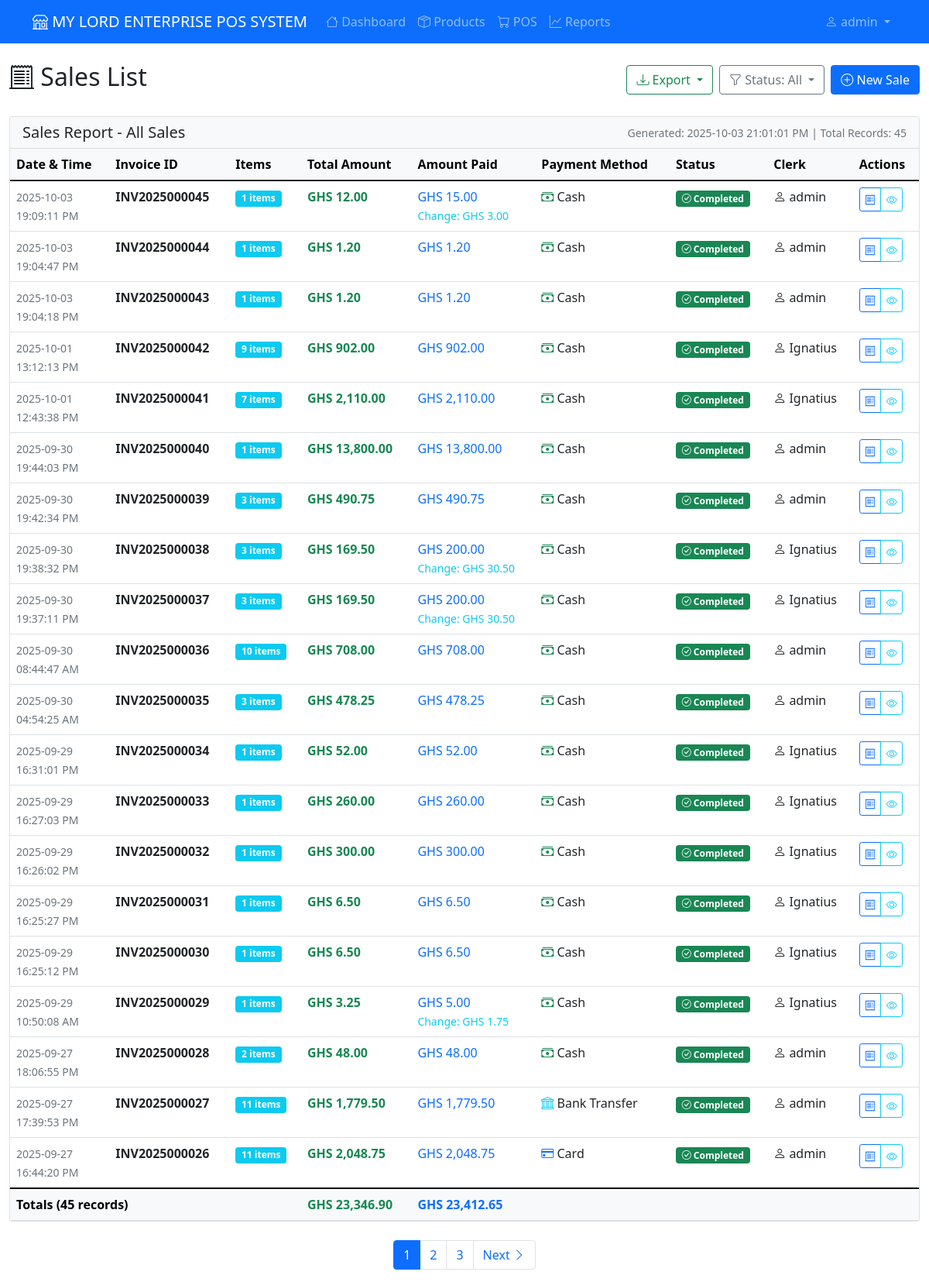
The page /pos/list-sales (signed in) on the database its author committed.
### app/models.py (models this page shows, shortened)
class User(UserMixin, db.Model):
    id = db.Column(db.Integer, primary_key=True)
    username = db.Column(db.String(80), unique=True, nullable=False)
    password_hash = db.Column(db.String(120), nullable=False)
    role = db.Column(db.String(20), nullable=False, default='cashier')  # admin, manager, cashier
    created_at = db.Column(db.DateTime, default=datetime.utcnow)
    is_active = db.Column(db.Boolean, default=True, nullable=False)
    is_temporary_password = db.Column(db.Boolean, default=False, nullable=False)
    password_reset_token = db.Column(db.String(100), nullable=True)
    password_reset_expires = db.Column(db.DateTime, nullable=True)
    must_change_password = db.Column(db.Boolean, default=False, nullable=False)
    last_password_change = db.Column(db.DateTime, nullable=True)
    sales = db.relationship('Sale', backref='clerk', lazy=True)
    expenses = db.relationship('Expense', backref='user', lazy=True)
    def needs_password_change(self):
        return self.must_change_password or self.is_temporary_password
    def is_admin(self):
        return self.role == 'admin'
    def is_manager(self):
        return self.role in ['admin', 'manager']

class Sale(db.Model):
    id = db.Column(db.Integer, primary_key=True)
    invoice_number = db.Column(db.String(20), unique=True, nullable=False)
    clerk_id = db.Column(db.Integer, db.ForeignKey('user.id'), nullable=False)
    total_amount = db.Column(db.Numeric(10, 2), nullable=False)
    total_profit = db.Column(db.Numeric(10, 2), nullable=False, default=0.00)
    payment_method = db.Column(db.String(20), nullable=False, default='cash')
    amount_paid = db.Column(db.Numeric(10, 2), nullable=False, default=0.00)
    change_given = db.Column(db.Numeric(10, 2), nullable=False, default=0.00)
    status = db.Column(db.String(20), nullable=False, server_default='completed')
    created_at = db.Column(db.DateTime, default=datetime.utcnow)
    updated_at = db.Column(db.DateTime, default=datetime.utcnow, onupdate=datetime.utcnow)
    sale_items = db.relationship('SaleItem', backref='sale', lazy=True, cascade='all, delete-orphan')

### app/pos.py (the view)
@bp.route('/list-sales')
@login_required
def list_sales():
    page = request.args.get('page', 1, type=int)
    status_filter = request.args.get('status', 'all')
    query = Sale.query
    if current_user.role == 'clerk':
        query = query.filter(Sale.clerk_id == current_user.id)
    if status_filter != 'all':
        query = query.filter(Sale.status == status_filter)
    sales = query.order_by(Sale.created_at.desc()).paginate(
        page=page, per_page=20, error_out=False
    )
    return render_template(
        'pos/sales_list.html',
        sales=sales,
        status_filter=status_filter,
        current_time=datetime.now()
    )

### app/models.py (called while the page is built)
    @property
    def line_total(self):
        return float(self.quantity * self.price_at_sale)

    @property
    def unit_display(self):
        unit_map = {
            'full': 'Full Pack',
            'half': 'Half Pack',
            'quarter': 'Quarter Pack',
            'unit': 'Retail Unit'
        }
        return unit_map.get(self.unit_type, 'Full Pack')

### app/templates/pos/sales_list.html (shortened to what this page needs)
{% extends "base.html" %}
{% block content %}
<div class="row">
    <div class="col-12">
        <div class="d-flex justify-content-between align-items-center mb-4">
            <h2><i class="bi bi-receipt-cutoff"></i> Sales List</h2>
            <div class="d-flex gap-2">
                <div class="dropdown">
                    <button class="btn btn-outline-success dropdown-toggle" type="button" data-bs-toggle="dropdown">
                        <i class="bi bi-download"></i> Export
                    </button>
                </div>
                <div class="dropdown">
                    <button class="btn btn-outline-secondary dropdown-toggle" type="button" data-bs-toggle="dropdown">
                        <i class="bi bi-funnel"></i>
                        Status: {{ status_filter.title() if status_filter != 'all' else 'All' }}
                    </button>
                </div>
                <a href="{{ url_for('pos.pos_page') }}" class="btn btn-primary">
                    <i class="bi bi-plus-circle"></i> New Sale
                </a>
            </div>
        </div>
        {% if sales.items %}
        <div class="card" id="salesTableCard">
            <div class="card-header bg-light d-print-block">
                <div class="d-flex justify-content-between align-items-center">
                    <h5 class="mb-0">Sales Report - {{ status_filter.title() if status_filter != 'all' else 'All Sales' }}</h5>
                    <small class="text-muted d-print-block">
                        Generated: {{ current_time.strftime('%Y-%m-%d %H:%M:%S %p') if current_time else '' }}
                        | Total Records: {{ sales.total }}
                    </small>
                </div>
            </div>
            <div class="card-body p-0">
                <div class="table-responsive">
                    <table class="table table-hover mb-0" id="salesTable">
                        <thead class="table-light">
                            <tr>
                                <th>Date & Time</th>
                                <th>Invoice ID</th>
                                <th>Items</th>
                                <th>Total Amount</th>
                                <th>Amount Paid</th>
                                <th>Payment Method</th>
                                <th>Status</th>
                                <th>Clerk</th>
                                <th class="d-print-none">Actions</th>
                            </tr>
                        </thead>
                        <tbody>
                            {% for sale in sales.items %}
                            <tr>
                                <td>
                                    <small class="text-muted">
                                        {{ sale.created_at.strftime('%Y-%m-%d') }}<br>
                                        {{ sale.created_at.strftime('%H:%M:%S %p') }}
                                    </small>
                                </td>
                                <td>
                                    <strong>{{ sale.invoice_number }}</strong>
                                </td>
                                <td>
                                    <span class="badge bg-info">{{ sale.sale_items|length }} items</span>
                                </td>
                                <td>
                                    <strong class="text-success">GHS {{ sale.total_amount|currency }}</strong>
                                </td>
                                <td>
                                    <span class="text-primary">GHS {{ sale.amount_paid|currency }}</span>
                                    {% if sale.change_given > 0 %}
                                        <br><small class="text-info">Change: GHS {{ sale.change_given|currency }}</small>
                                    {% endif %}
                                </td>
                                <td>
                                    {% if sale.payment_method == 'cash' %}
                                        <i class="bi bi-cash-stack text-success"></i> Cash
                                    {% elif sale.payment_method == 'card' %}
                                        <i class="bi bi-credit-card text-primary"></i> Card
                                    {% elif sale.payment_method == 'mobile_money' %}
                                        <i class="bi bi-phone text-warning"></i> Mobile Money
                                    {% elif sale.payment_method == 'bank_transfer' %}
                                        <i class="bi bi-bank text-info"></i> Bank Transfer
                                    {% else %}
                                        <i class="bi bi-question-circle"></i> {{ sale.payment_method.title() }}
                                    {% endif %}
                                </td>
                                <td>
                                    {% if sale.status == 'completed' %}
                                        <span class="badge bg-success">
                                            <i class="bi bi-check-circle"></i> Completed
                                        </span>
                                    {% elif sale.status == 'pending' %}
                                        <span class="badge bg-warning text-dark">
                                            <i class="bi bi-clock"></i> Pending
                                        </span>
                                    {% elif sale.status == 'cancelled' %}
                                        <span class="badge bg-danger">
                                            <i class="bi bi-x-circle"></i> Cancelled
                                        </span>
                                    {% endif %}
                                </td>
                                <td>
                                    <i class="bi bi-person"></i> {{ sale.clerk.username }}
                                </td>
                                <td class="d-print-none">
                                    <div class="btn-group btn-group-sm" role="group">
                                        <a href="{{ url_for('pos.receipt', sale_id=sale.id) }}"
                                           class="btn btn-outline-primary" title="View Receipt">
                                            <i class="bi bi-receipt"></i>
                                        </a>
                                        <button type="button" class="btn btn-outline-info"
                                                data-bs-toggle="modal" data-bs-target="#saleModal{{ sale.id }}"
                                                title="View Details">
                                            <i class="bi bi-eye"></i>
                                        </button>
                                    </div>
                                </td>
                            </tr>
                            {% endfor %}
                        </tbody>
                        <tfoot class="table-light d-print-table-footer-group">
                            <tr>
                                <th colspan="3">Totals ({{ sales.total }} records)</th>
                                <th class="text-success">
                                    GHS {{ sales.items|sum(attribute='total_amount')|currency }}
                                </th>
                                <th class="text-primary">
                                    GHS {{ sales.items|sum(attribute='amount_paid')|currency }}
                                </th>
                                <th colspan="4"></th>
                            </tr>
                        </tfoot>
                    </table>
                </div>
            </div>
        </div>
        {% if sales.pages > 1 %}
        <nav aria-label="Sales pagination" class="mt-4 d-print-none">
            <ul class="pagination justify-content-center">
                {% for page_num in sales.iter_pages() %}
                    {% if page_num %}
                        {% if page_num != sales.page %}
                            <li class="page-item">
                                <a class="page-link" href="{{ url_for('pos.list_sales', page=page_num, status=status_filter) }}">
                                    {{ page_num }}
                                </a>
                            </li>
                        {% else %}
                            <li class="page-item active">
                                <span class="page-link">{{ page_num }}</span>
                            </li>
                        {% endif %}
                    {% else %}
                        <li class="page-item disabled">
                            <span class="page-link">…</span>
                        </li>
                    {% endif %}
                {% endfor %}
                {% if sales.has_next %}
                    <li class="page-item">
                        <a class="page-link" href="{{ url_for('pos.list_sales', page=sales.next_num, status=status_filter) }}">
                            Next <i class="bi bi-chevron-right"></i>
                        </a>
                    </li>
                {% endif %}
            </ul>
        </nav>
        {% endif %}
        {% endif %}
    </div>
</div>
{% endblock %}

### app/templates/base.html (shortened to what this page needs)
<!DOCTYPE html>
<html lang="en">
<head>
    <link href="https://cdn.jsdelivr.net/npm/bootstrap@5.1.3/dist/css/bootstrap.min.css" rel="stylesheet">
    <link rel="stylesheet" href="https://cdn.jsdelivr.net/npm/bootstrap-icons@1.10.0/font/bootstrap-icons.css">
</head>
<body>
    <nav class="navbar navbar-expand-lg navbar-dark bg-primary">
        <div class="container">
            <a class="navbar-brand" href="{{ url_for('main.index') }}">
                <i class="bi bi-shop"></i> MY LORD ENTERPRISE POS SYSTEM
            </a>
            {% if current_user.is_authenticated %}
            <div class="collapse navbar-collapse" id="navbarNav">
                <ul class="navbar-nav me-auto">
                    <li class="nav-item">
                        <a class="nav-link" href="{{ url_for('main.index') }}">
                            <i class="bi bi-house"></i> Dashboard
                        </a>
                    </li>
                    <li class="nav-item">
                        <a class="nav-link" href="{{ url_for('products.list_products') }}">
                            <i class="bi bi-box-seam"></i> Products
                        </a>
                    </li>
                    {% if current_user.is_manager() %}
                    <li class="nav-item">
                        <a class="nav-link" href="{{ url_for('pos.pos_page') }}">
                            <i class="bi bi-cart"></i> POS
                        </a>
                    </li>
                    <li class="nav-item">
                        <a class="nav-link" href="{{ url_for('reports.sales_reports') }}">
                            <i class="bi bi-graph-up"></i> Reports
                        </a>
                    </li>
                    {% endif %}
                </ul>
                <ul class="navbar-nav">
                    <li class="nav-item dropdown">
                        <a class="nav-link dropdown-toggle" href="#" role="button" data-bs-toggle="dropdown">
                            <i class="bi bi-person"></i> {{ current_user.username }}
                        </a>
                    </li>
                </ul>
            </div>
            {% endif %}
        </div>
    </nav>
    <div class="container-fluid mt-4">
        {% block content %}{% endblock %}
    </div>
</body>
</html>

### app/templates/pos/sales_list.html (style rules this page uses)
.btn-group-sm > .btn { padding: 0.25rem 0.4rem; }

### rows shown on the page
User: username "admin"
Sale: created_at "2025-10-03", created_at "19:09:11 PM", invoice_number "INV2025000045", sale_items|length "1", total_amount "12.00", amount_paid "15.00", change_given "3.00", payment_method "cash" (drawn), status "completed" (drawn), clerk.username "admin"
Sale: created_at "2025-10-03", created_at "19:04:47 PM", invoice_number "INV2025000044", sale_items|length "1", total_amount "1.20", amount_paid "1.20", payment_method "cash" (drawn), status "completed" (drawn), clerk.username "admin"
Sale: created_at "2025-10-03", created_at "19:04:18 PM", invoice_number "INV2025000043", sale_items|length "1", total_amount "1.20", amount_paid "1.20", payment_method "cash" (drawn), status "completed" (drawn), clerk.username "admin"
Sale: created_at "2025-10-01", created_at "13:12:13 PM", invoice_number "INV2025000042", sale_items|length "9", total_amount "902.00", amount_paid "902.00", payment_method "cash" (drawn), status "completed" (drawn), clerk.username "Ignatius"
Sale: created_at "2025-10-01", created_at "12:43:38 PM", invoice_number "INV2025000041", sale_items|length "7", total_amount "2,110.00", amount_paid "2,110.00", payment_method "cash" (drawn), status "completed" (drawn), clerk.username "Ignatius"
Sale: created_at "2025-09-30", created_at "19:44:03 PM", invoice_number "INV2025000040", sale_items|length "1", total_amount "13,800.00", amount_paid "13,800.00", payment_method "cash" (drawn), status "completed" (drawn), clerk.username "admin"
Sale: created_at "2025-09-30", created_at "19:42:34 PM", invoice_number "INV2025000039", sale_items|length "3", total_amount "490.75", amount_paid "490.75", payment_method "cash" (drawn), status "completed" (drawn), clerk.username "admin"
Sale: created_at "2025-09-30", created_at "19:38:32 PM", invoice_number "INV2025000038", sale_items|length "3", total_amount "169.50", amount_paid "200.00", change_given "30.50", payment_method "cash" (drawn), status "completed" (drawn), clerk.username "Ignatius"
Sale: created_at "2025-09-30", created_at "19:37:11 PM", invoice_number "INV2025000037", sale_items|length "3", total_amount "169.50", amount_paid "200.00", change_given "30.50", payment_method "cash" (drawn), status "completed" (drawn), clerk.username "Ignatius"
Sale: created_at "2025-09-30", created_at "08:44:47 AM", invoice_number "INV2025000036", sale_items|length "10", total_amount "708.00", amount_paid "708.00", payment_method "cash" (drawn), status "completed" (drawn), clerk.username "admin"
Sale: created_at "2025-09-30", created_at "04:54:25 AM", invoice_number "INV2025000035", sale_items|length "3", total_amount "478.25", amount_paid "478.25", payment_method "cash" (drawn), status "completed" (drawn), clerk.username "admin"
Sale: created_at "2025-09-29", created_at "16:31:01 PM", invoice_number "INV2025000034", sale_items|length "1", total_amount "52.00", amount_paid "52.00", payment_method "cash" (drawn), status "completed" (drawn), clerk.username "Ignatius"
Sale: created_at "2025-09-29", created_at "16:27:03 PM", invoice_number "INV2025000033", sale_items|length "1", total_amount "260.00", amount_paid "260.00", payment_method "cash" (drawn), status "completed" (drawn), clerk.username "Ignatius"
Sale: created_at "2025-09-29", created_at "16:26:02 PM", invoice_number "INV2025000032", sale_items|length "1", total_amount "300.00", amount_paid "300.00", payment_method "cash" (drawn), status "completed" (drawn), clerk.username "Ignatius"
Sale: created_at "2025-09-29", created_at "16:25:27 PM", invoice_number "INV2025000031", sale_items|length "1", total_amount "6.50", amount_paid "6.50", payment_method "cash" (drawn), status "completed" (drawn), clerk.username "Ignatius"
Sale: created_at "2025-09-29", created_at "16:25:12 PM", invoice_number "INV2025000030", sale_items|length "1", total_amount "6.50", amount_paid "6.50", payment_method "cash" (drawn), status "completed" (drawn), clerk.username "Ignatius"
Sale: created_at "2025-09-29", created_at "10:50:08 AM", invoice_number "INV2025000029", sale_items|length "1", total_amount "3.25", amount_paid "5.00", change_given "1.75", payment_method "cash" (drawn), status "completed" (drawn), clerk.username "Ignatius"
Sale: created_at "2025-09-27", created_at "18:06:55 PM", invoice_number "INV2025000028", sale_items|length "2", total_amount "48.00", amount_paid "48.00", payment_method "cash" (drawn), status "completed" (drawn), clerk.username "admin"
Sale: created_at "2025-09-27", created_at "17:39:53 PM", invoice_number "INV2025000027", sale_items|length "11", total_amount "1,779.50", amount_paid "1,779.50", payment_method "bank_transfer" (drawn), status "completed" (drawn), clerk.username "admin"
Sale: created_at "2025-09-27", created_at "16:44:20 PM", invoice_number "INV2025000026", sale_items|length "11", total_amount "2,048.75", amount_paid "2,048.75", payment_method "card" (drawn), status "completed" (drawn), clerk.username "admin"

### other values the page prints
{{ status_filter.title() if status_filter != 'all' else 'All' }} "All"
{{ status_filter.title() if status_filter != 'all' else 'All Sales' }} "All Sales"
{{ sales.total }} "45"
{{ sales.items|sum(attribute='total_amount')|currency }} "23,346.90"
{{ sales.items|sum(attribute='amount_paid')|currency }} "23,412.65"
{{ page_num }} "1"
{{ page_num }} "2" "3"
